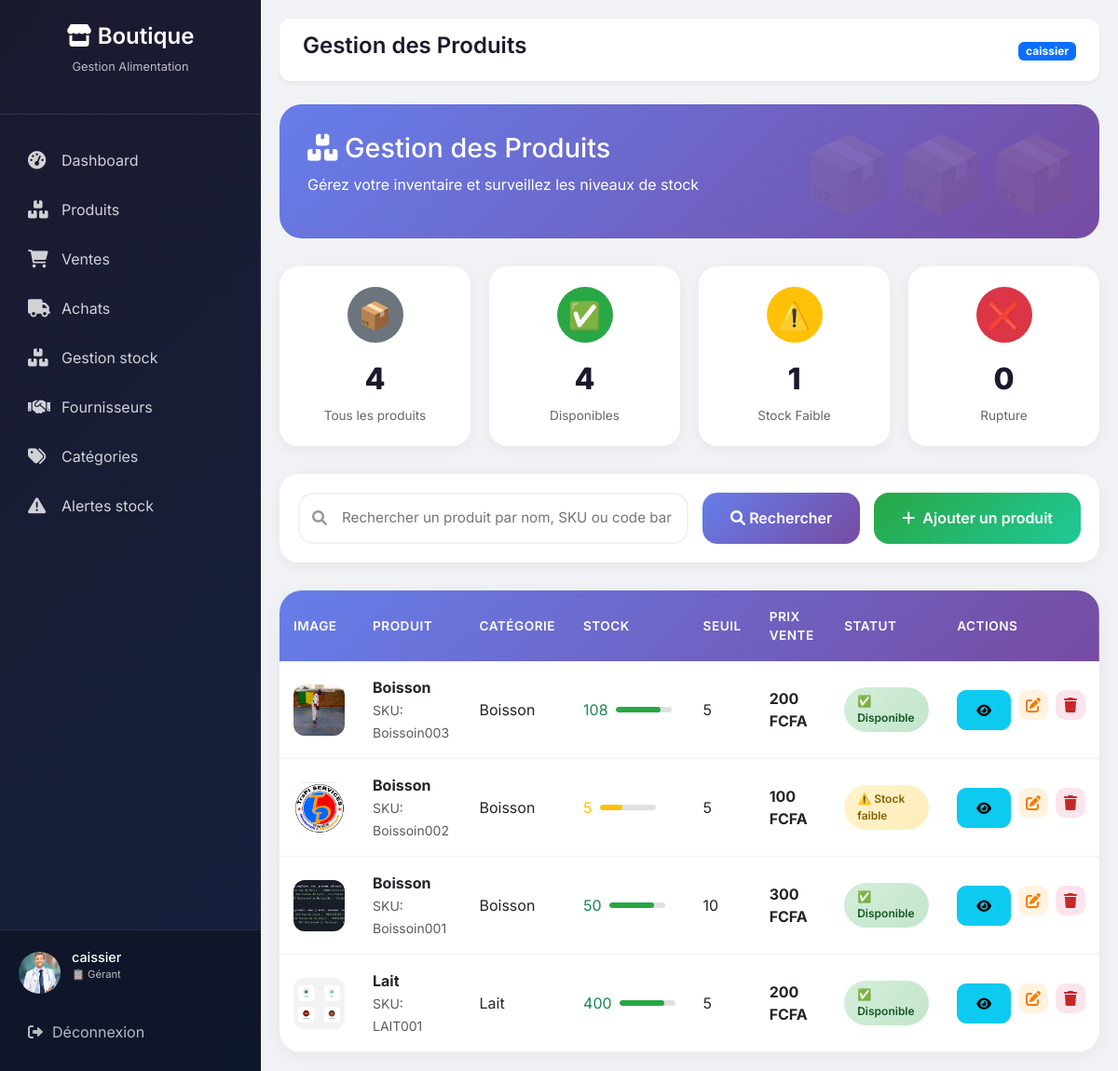
Screenshot of /produits/ (signed in) with the database file from the repository.
### shop/models.py (models this page shows, shortened)
class Profil(models.Model):
    ROLE_CHOICES = (
        ('admin', 'Administrateur'),
        ('manager', 'Gérant'),
        ('comptable', 'Comptable'),
    )
    user = models.OneToOneField(User, on_delete=models.CASCADE)
    role = models.CharField(max_length=20, choices=ROLE_CHOICES,
                            default='manager')
    avatar = models.ImageField(upload_to='avatars/', blank=True, null=True)

class Produit(models.Model):
    UNIT_CHOICES = [
        ('kg', 'Kilogramme'),
        ('l', 'Litre'),
        ('pcs', 'Pièce'),
        ('box', 'Boîte'),
        ('pack', 'Pack'),
        ('g', 'Gramme'),
    ]
    nom = models.CharField(max_length=150)
    description = models.TextField(blank=True, null=True)
    unite = models.CharField(max_length=10, choices=UNIT_CHOICES,
                             default='pcs')
    sku = models.CharField(max_length=100, unique=True, blank=True, null=True)
    code_barre = models.CharField(max_length=100, unique=True, blank=True,
                                  null=True)
    categorie = models.ForeignKey(Categorie, on_delete=models.SET_NULL,
                                  null=True, blank=True,
                                  related_name="produits")
    fournisseur = models.ForeignKey(Fournisseur, on_delete=models.SET_NULL,
                                    null=True, blank=True,
                                    related_name="produits")
    prix_achat = models.DecimalField(max_digits=10, decimal_places=2,
                                     validators=[MinValueValidator(0)])
    prix_vente = models.DecimalField(max_digits=10, decimal_places=2,
                                     validators=[MinValueValidator(0)])
    quantite_stock = models.IntegerField(default=0,
                                         validators=[MinValueValidator(0)])
    stock_min = models.IntegerField(default=5,
                                    validators=[MinValueValidator(0)])
    image = models.ImageField(upload_to="produits/", blank=True, null=True)
    date_expiration = models.DateField(blank=True, null=True)
    created_at = models.DateTimeField(auto_now_add=True)
    updated_at = models.DateTimeField(auto_now=True)
    is_active = models.BooleanField(default=True)
    class Meta:
        ordering = ['-created_at']
        indexes = [
            models.Index(fields=['sku']),
            models.Index(fields=['code_barre']),
            models.Index(fields=['categorie']),
        ]
    @property
    def stock_faible(self):
        return self.quantite_stock <= self.stock_min

class Categorie(models.Model):
    nom = models.CharField(max_length=100)
    slug = models.SlugField(unique=True, blank=True)
    description = models.TextField(blank=True)
    date_creation = models.DateTimeField(auto_now_add=True)
    image = models.ImageField(upload_to='categories/', blank=True, null=True)

### shop/views.py (the view)
# urls.py: path('produits/', views.liste_produits, name='liste_produits'),
@login_required
def liste_produits(request):
    produits = Produit.objects.all().order_by('-created_at')
    filtre_statut = request.GET.get('statut', 'all')
    if filtre_statut == 'available':
        produits = produits.filter(quantite_stock__gt=0)
    elif filtre_statut == 'low':
        produits = produits.filter(quantite_stock__lte=models.F('stock_min'), quantite_stock__gt=0)
    elif filtre_statut == 'out':
        produits = produits.filter(quantite_stock=0)
    search = request.GET.get('search', '')
    if search:
        produits = produits.filter(
            models.Q(nom__icontains=search) |
            models.Q(sku__icontains=search) |
            models.Q(code_barre__icontains=search)
        )
    total_all = Produit.objects.count()
    total_available = Produit.objects.filter(quantite_stock__gt=0).count()
    total_low_stock = Produit.objects.filter(quantite_stock__lte=models.F('stock_min'), quantite_stock__gt=0).count()
    total_out_stock = Produit.objects.filter(quantite_stock=0).count()
    paginator = Paginator(produits, 10)
    page_number = request.GET.get('page', 1)
    produits_page = paginator.get_page(page_number)
    context = {
        'produits': produits_page,
        'total_all': total_all,
        'total_available': total_available,
        'total_low_stock': total_low_stock,
        'total_out_stock': total_out_stock,
        'filtre_statut': filtre_statut,
        'search': search,
    }
    return render(request, 'shop/produits/liste.html', context)

### shop/templates/shop/produits/liste.html (shortened to what this page needs)
{% extends 'shop/base.html' %}
{% load static %}
{% block page_title %}Gestion des Produits{% endblock %}
{% block content %}
<div class="products-hero">
    <h1><i class="fas fa-boxes"></i> Gestion des Produits</h1>
    <p>Gérez votre inventaire et surveillez les niveaux de stock</p>
</div>
<div class="stat-cards">
    <div class="stat-card-prod all {% if not filtre_statut %}active{% endif %}" data-filter="all">
        <div class="stat-icon">📦</div>
        <div class="stat-number">{{ total_all }}</div>
        <div class="stat-label">Tous les produits</div>
    </div>
    <div class="stat-card-prod available {% if filtre_statut == 'available' %}active{% endif %}" data-filter="available">
        <div class="stat-icon">✅</div>
        <div class="stat-number">{{ total_available }}</div>
        <div class="stat-label">Disponibles</div>
    </div>
    <div class="stat-card-prod low {% if filtre_statut == 'low' %}active{% endif %}" data-filter="low">
        <div class="stat-icon">⚠️</div>
        <div class="stat-number">{{ total_low_stock }}</div>
        <div class="stat-label">Stock Faible</div>
    </div>
    <div class="stat-card-prod out {% if filtre_statut == 'out' %}active{% endif %}" data-filter="out">
        <div class="stat-icon">❌</div>
        <div class="stat-number">{{ total_out_stock }}</div>
        <div class="stat-label">Rupture</div>
    </div>
</div>
<div class="search-section">
    <div class="search-wrapper">
        <div class="search-input-group">
            <i class="fas fa-search"></i>
            <input type="text" id="searchInput" placeholder="Rechercher un produit par nom, SKU ou code barre..." value="{{ search }}">
        </div>
        <button class="btn-search" id="searchBtn">
            <i class="fas fa-search"></i> Rechercher
        </button>
        <a href="{% url 'ajouter_produit' %}" class="btn-add">
            <i class="fas fa-plus"></i> Ajouter un produit
        </a>
    </div>
</div>
<div class="products-table-container">
    <table class="products-table">
        <thead>
            <tr>
                <th>Image</th>
                <th>Produit</th>
                <th>Catégorie</th>
                <th>Stock</th>
                <th>Seuil</th>
                <th>Prix vente</th>
                <th>Statut</th>
                <th>Actions</th>
            </tr>
        </thead>
        <tbody>
            {% for produit in produits %}
            <tr>
                <td>
                    {% if produit.image %}
                    <img src="{{ produit.image.url }}" class="product-img" alt="{{ produit.nom }}">
                    {% else %}
                    <div class="product-img-placeholder">
                        <i class="fas fa-box"></i>
                    </div>
                    {% endif %}
                </td>
                <td>
                    <strong>{{ produit.nom }}</strong>
                    {% if produit.sku %}
                    <br><small class="text-muted">SKU: {{ produit.sku }}</small>
                    {% endif %}
                </td>
                <td>{{ produit.categorie.nom|default:"-" }}</td>
                <td>
                    <div class="stock-indicator">
                        <span class="stock-number {% if produit.quantite_stock == 0 %}text-danger{% elif produit.stock_faible %}text-warning{% else %}text-success{% endif %}">
                            {{ produit.quantite_stock }}
                        </span>
                        <div class="stock-bar">
                            <div class="stock-bar-fill
                                {% if produit.quantite_stock > produit.stock_min %}high
                                {% elif produit.quantite_stock > 0 %}medium
                                {% else %}low{% endif %}">
                            </div>
                        </div>
                    </div>
                </td>
                <td>{{ produit.stock_min }}</td>
                <td><strong>{{ produit.prix_vente|floatformat:0 }} FCFA</strong></td>
                <td>
                    {% if produit.quantite_stock == 0 %}
                        <span class="badge-custom badge-out">❌ Rupture</span>
                    {% elif produit.stock_faible %}
                        <span class="badge-custom badge-low">⚠️ Stock faible</span>
                    {% else %}
                        <span class="badge-custom badge-available">✅ Disponible</span>
                    {% endif %}
                </td>
                <td>
                    <div class="action-btns">
                       <a href="{% url 'detail_produit' produit.id %}" class="btn btn-sm btn-info" title="Voir détail">
    <i class="fas fa-eye"></i>
</a>
                        <a href="{% url 'modifier_produit' produit.id %}" class="action-btn edit" title="Modifier">
                            <i class="fas fa-edit"></i>
                        </a>
                        <a href="{% url 'supprimer_produit' produit.id %}" class="action-btn delete" title="Supprimer" onclick="return confirm('Supprimer {{ produit.nom }} ?')">
                            <i class="fas fa-trash"></i>
                        </a>
                    </div>
                </td>
            </tr>
            {% endfor %}
        </tbody>
    </table>
</div>
{% endblock %}

### shop/templates/shop/base.html (shortened to what this page needs)
<!DOCTYPE html>
<html lang="fr">
<head>
    <link href="https://cdn.jsdelivr.net/npm/bootstrap@5.3.0/dist/css/bootstrap.min.css" rel="stylesheet">
    <link rel="stylesheet" href="https://cdnjs.cloudflare.com/ajax/libs/font-awesome/6.0.0-beta3/css/all.min.css">
</head>
<body>
<div class="sidebar" id="sidebar">
    <div class="sidebar-header">
        <h3><i class="fas fa-store"></i> Boutique</h3>
        <p>Gestion Alimentation</p>
    </div>
    <ul class="nav-menu">
        <li class="nav-item">
            <a href="
                {% if user.profil.role == 'admin' %}
                    {% url 'dashboard_admin' %}
                {% elif user.profil.role == 'comptable' %}
                    {% url 'dashboard_comptable' %}
                {% else %}
                    {% url 'dashboard_gerant' %}
                {% endif %}
            " class="nav-link">
                <i class="fas fa-tachometer-alt"></i>
                <span>Dashboard</span>
            </a>
        </li>
        {% if user.profil.role != 'comptable' %}
        <li class="nav-item">
            <a href="{% url 'liste_produits' %}" class="nav-link">
                <i class="fas fa-boxes"></i>
                <span>Produits</span>
            </a>
        </li>
        {% endif %}
        <li class="nav-item">
            <a href="{% url 'liste_ventes' %}" class="nav-link">
                <i class="fas fa-shopping-cart"></i>
                <span>Ventes</span>
            </a>
        </li>
        <li class="nav-item">
            <a href="{% url 'liste_achats' %}" class="nav-link">
                <i class="fas fa-truck"></i>
                <span>Achats</span>
            </a>
        </li>
        {% if user.profil.role != 'comptable' %}
        <li class="nav-item">
            <a href="{% url 'gestion_stock' %}" class="nav-link">
                <i class="fas fa-boxes"></i>
                <span>Gestion stock</span>
            </a>
        </li>
        {% endif %}
        {% if user.profil.role != 'comptable' %}
        <li class="nav-item">
            <a href="{% url 'liste_fournisseurs' %}" class="nav-link">
                <i class="fas fa-handshake"></i>
                <span>Fournisseurs</span>
            </a>
        </li>
        {% endif %}
        {% if user.profil.role != 'comptable' %}
        <li class="nav-item">
            <a href="{% url 'liste_categories' %}" class="nav-link">
                <i class="fas fa-tags"></i>
                <span>Catégories</span>
            </a>
        </li>
        {% endif %}
        {% if user.profil.role != 'comptable' %}
        <li class="nav-item">
            <a href="{% url 'alertes_stock' %}" class="nav-link">
                <i class="fas fa-exclamation-triangle"></i>
                <span>Alertes stock</span>
            </a>
        </li>
        {% endif %}
    </ul>
    <div class="user-section">
        <div class="user-info">
            <div class="user-avatar">
                {% if user.profil.avatar %}
                    <img src="{{ user.profil.avatar.url }}" alt="{{ user.username }}">
                {% else %}
                    {{ user.username|make_list|first|upper }}
                {% endif %}
            </div>
            <div class="user-details">
                <h5>{{ user.username }}</h5>
                <p>
                    {% if user.profil.role == 'admin' %}
                        👑 Administrateur
                    {% elif user.profil.role == 'comptable' %}
                        💰 Comptable
                    {% else %}
                        📋 Gérant
                    {% endif %}
                </p>
            </div>
        </div>
        <a href="{% url 'deconnexion' %}" class="logout-link">
            <i class="fas fa-sign-out-alt"></i> Déconnexion
        </a>
    </div>
</div>
<div class="main-content" id="mainContent">
    <div class="top-bar">
        <h1 class="page-title">{% block page_title %}Dashboard{% endblock %}</h1>
        <div class="top-bar-right">
            <span class="badge bg-primary">{{ user.username }}</span>
        </div>
    </div>
    {% block content %}{% endblock %}
</div>
</body>
</html>

### shop/templates/shop/base.html (style rules this page uses)
* { margin: 0; padding: 0; box-sizing: border-box; }
body { font-family: 'Inter', sans-serif; background: #f0f2f5; }
.sidebar { position: fixed; left: 0; top: 0; width: 280px; height: 100%; background: linear-gradient(135deg, #1a1a2e 0%, #16213e 100%); color: white; transition: transform 0.3s ease; z-index: 1000; overflow-y: auto; display: flex; flex-direction: column; }
.sidebar-header { padding: 25px 20px; text-align: center; border-bottom: 1px solid rgba(255,255,255,0.1); margin-bottom: 20px; flex-shrink: 0; }
.sidebar-header h3 { font-size: 1.5rem; font-weight: 600; }
.sidebar-header p { font-size: 0.8rem; opacity: 0.7; margin-top: 5px; }
.nav-menu { list-style: none; padding: 0; margin: 0; flex: 1; }
.nav-item { margin: 5px 15px; }
.nav-link { display: flex; align-items: center; padding: 12px 15px; color: rgba(255,255,255,0.8); text-decoration: none; border-radius: 10px; transition: all 0.3s; gap: 12px; }
.nav-link i { width: 24px; font-size: 1.2rem; }
.user-section { padding: 20px; border-top: 1px solid rgba(255,255,255,0.1); background: rgba(0,0,0,0.3); flex-shrink: 0; }
.user-info { display: flex; align-items: center; gap: 12px; margin-bottom: 15px; }
.user-avatar { width: 45px; height: 45px; background: #667eea; border-radius: 50%; display: flex; align-items: center; justify-content: center; font-weight: bold; font-size: 1.2rem; overflow: hidden; }
.user-avatar img { width: 100%; height: 100%; object-fit: cover; }
.user-details h5 { font-size: 0.9rem; margin-bottom: 2px; }
.user-details p { font-size: 0.7rem; opacity: 0.7; }
.logout-link { display: flex; align-items: center; gap: 10px; color: rgba(255,255,255,0.7); text-decoration: none; padding: 10px; border-radius: 8px; transition: all 0.3s; }
.main-content { margin-left: 280px; padding: 20px; min-height: 100vh; }
.top-bar { background: white; border-radius: 12px; padding: 15px 25px; margin-bottom: 25px; display: flex; justify-content: space-between; align-items: center; box-shadow: 0 2px 4px rgba(0,0,0,0.05); }
.page-title { font-size: 1.5rem; font-weight: 600; color: #1a1a2e; }
.btn { border-radius: 10px; padding: 10px 20px; }

### rows the page displays
Produit: image (picture), nom "Boisson", sku "Boissoin003", categorie.nom "Boisson", quantite_stock "108", stock_min "5", prix_vente "200", shows "✅ Disponible"
Produit: image (picture), nom "Boisson", sku "Boissoin002", categorie.nom "Boisson", quantite_stock "5", stock_min "5", prix_vente "100", shows "⚠️ Stock faible"
Produit: image (picture), nom "Boisson", sku "Boissoin001", categorie.nom "Boisson", quantite_stock "50", stock_min "10", prix_vente "300", shows "✅ Disponible"
Produit: image (picture), nom "Lait", sku "LAIT001", categorie.nom "Lait", quantite_stock "400", stock_min "5", prix_vente "200", shows "✅ Disponible"

### other values shown
{{ user.username }} "caissier"
{{ total_all }} "4"
{{ total_available }} "4"
{{ total_low_stock }} "1"
{{ total_out_stock }} "0"
